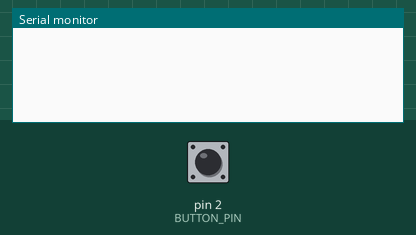
Recording of a sketch running on a simulated Arduino Uno, built with avr-gcc and run on an emulated ATmega328P. Parts: the last lines printed to the serial monitor. The inputs (shaded band) are chosen by the test bench; at power-on: pin 2 (BUTTON_PIN) HIGH.

Above: at 1.2 s.
1.3 s: pin 2 (BUTTON_PIN) pulled LOW for 0.15 s
At 2.4 s:
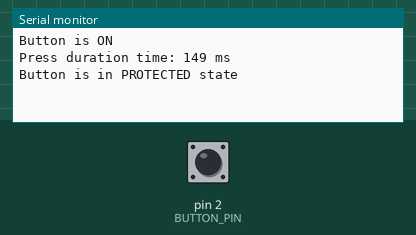
2.9 s: pin 2 (BUTTON_PIN) pulled LOW for 1 s
At 3.7 s:
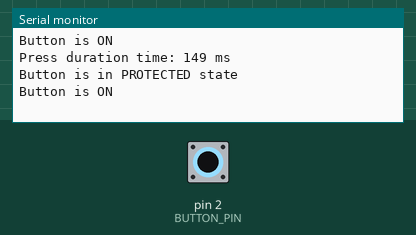
5.4 s: pin 2 (BUTTON_PIN) pulled LOW for 0.15 s
At 6.7 s:
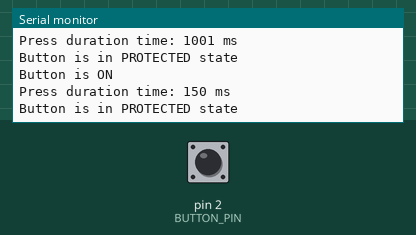

The sketch:

knowledge-assessment-question-2.ino
```cpp
/**
 * @file Knowledge-Assessment-Question-2.cpp
 * @brief Button state monitoring with Doxygen comments.
 */

#include <Arduino.h>

#define BUTTON_PIN 2 // Define the pin connected to the button
#define PROTECTED_DURATION 10000 // Define the duration of the PROTECTED state (in milliseconds)

// Enumeration to represent button states
enum ButtonState {
  OFF,       /**< Button is in the OFF state */
  ON,        /**< Button is in the ON state */
  PROTECTED  /**< Button is in the PROTECTED state */
};

volatile ButtonState currentState = OFF; /**< Current state of the button */
volatile unsigned long pressStartTime = 0; /**< Time when button press started */
volatile unsigned long pressEndTime = 0;   /**< Time when button press ended */
volatile unsigned long pressDuration = 0;  /**< Duration of the button press */

/**
 * @brief Setup function.
 *
 * Configures pin mode and initializes serial communication.
 */
void setup() {
  pinMode(BUTTON_PIN, INPUT_PULLUP); // Configure button pin as input with pull-up resistor
  attachInterrupt(digitalPinToInterrupt(BUTTON_PIN), buttonISR, CHANGE); // Attach interrupt for button pin
  Serial.begin(9600); // Initialize serial communication for debugging
}

/**
 * @brief Main loop function.
 *
 * Monitors the button state and transitions between states.
 */
void loop() {
  if (currentState == PROTECTED) { //Protection to run only during PROTECTED state

    if (millis() - pressStartTime >= PROTECTED_DURATION) { // Checks during PROTECTED state if it passed 10 seconds after the button was released

      currentState = OFF; // Transition to OFF state after PROTECTED_DURATION
      Serial.println("Button is OFF");
    }
  }
}

/**
 * @brief Button interrupt service routine (ISR).
 *
 * Handles button press and release events.
 */
void buttonISR() {

  if (digitalRead(BUTTON_PIN) == LOW) { // Button pressed

    currentState = ON; //Change state for ON since the button was pressed
    pressStartTime = millis(); // Record button press start time
    Serial.println("Button is ON");

  } else { // Button released

    if (currentState == ON) { //Protection to run only if the state is ON

      pressEndTime = millis(); // Record the time when the button was released
      pressDuration = pressEndTime - pressStartTime; // Calculates the duration time of the button beign pressed
      Serial.print("Press duration time: ");
      Serial.print(pressDuration); // Print pressDuration as an integer
      Serial.println(" ms");
      Serial.println("Button is in PROTECTED state");
      currentState = PROTECTED; // Transition to PROTECTED state
    }
  }
}
```

Measured:
- after the input at 1.3 s, the serial monitor: prints a new line at once (image 1)
- after the input at 5.4 s, the serial monitor: prints a new line after 0.15 s (image 3)
